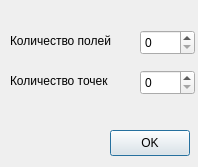
<?xml version="1.0" encoding="UTF-8"?>
<ui version="4.0">
 <class>dialogSetupRadialSheet</class>
 <widget class="QDialog" name="dialogSetupRadialSheet">
  <property name="geometry">
   <rect>
    <x>0</x>
    <y>0</y>
    <width>198</width>
    <height>167</height>
   </rect>
  </property>
  <property name="windowTitle">
   <string>Настройки</string>
  </property>
  <widget class="QSpinBox" name="spinFields">
   <property name="geometry">
    <rect>
     <x>140</x>
     <y>30</y>
     <width>55</width>
     <height>25</height>
    </rect>
   </property>
  </widget>
  <widget class="QSpinBox" name="spinPoints">
   <property name="geometry">
    <rect>
     <x>140</x>
     <y>70</y>
     <width>55</width>
     <height>25</height>
    </rect>
   </property>
  </widget>
  <widget class="QLabel" name="label">
   <property name="geometry">
    <rect>
     <x>10</x>
     <y>30</y>
     <width>121</width>
     <height>21</height>
    </rect>
   </property>
   <property name="text">
    <string>Количество полей</string>
   </property>
  </widget>
  <widget class="QLabel" name="label_2">
   <property name="geometry">
    <rect>
     <x>10</x>
     <y>70</y>
     <width>121</width>
     <height>21</height>
    </rect>
   </property>
   <property name="text">
    <string>Количество точек</string>
   </property>
  </widget>
  <widget class="QPushButton" name="btnOK">
   <property name="geometry">
    <rect>
     <x>110</x>
     <y>130</y>
     <width>80</width>
     <height>26</height>
    </rect>
   </property>
   <property name="text">
    <string>OK</string>
   </property>
  </widget>
 </widget>
 <resources/>
 <connections/>
</ui>
